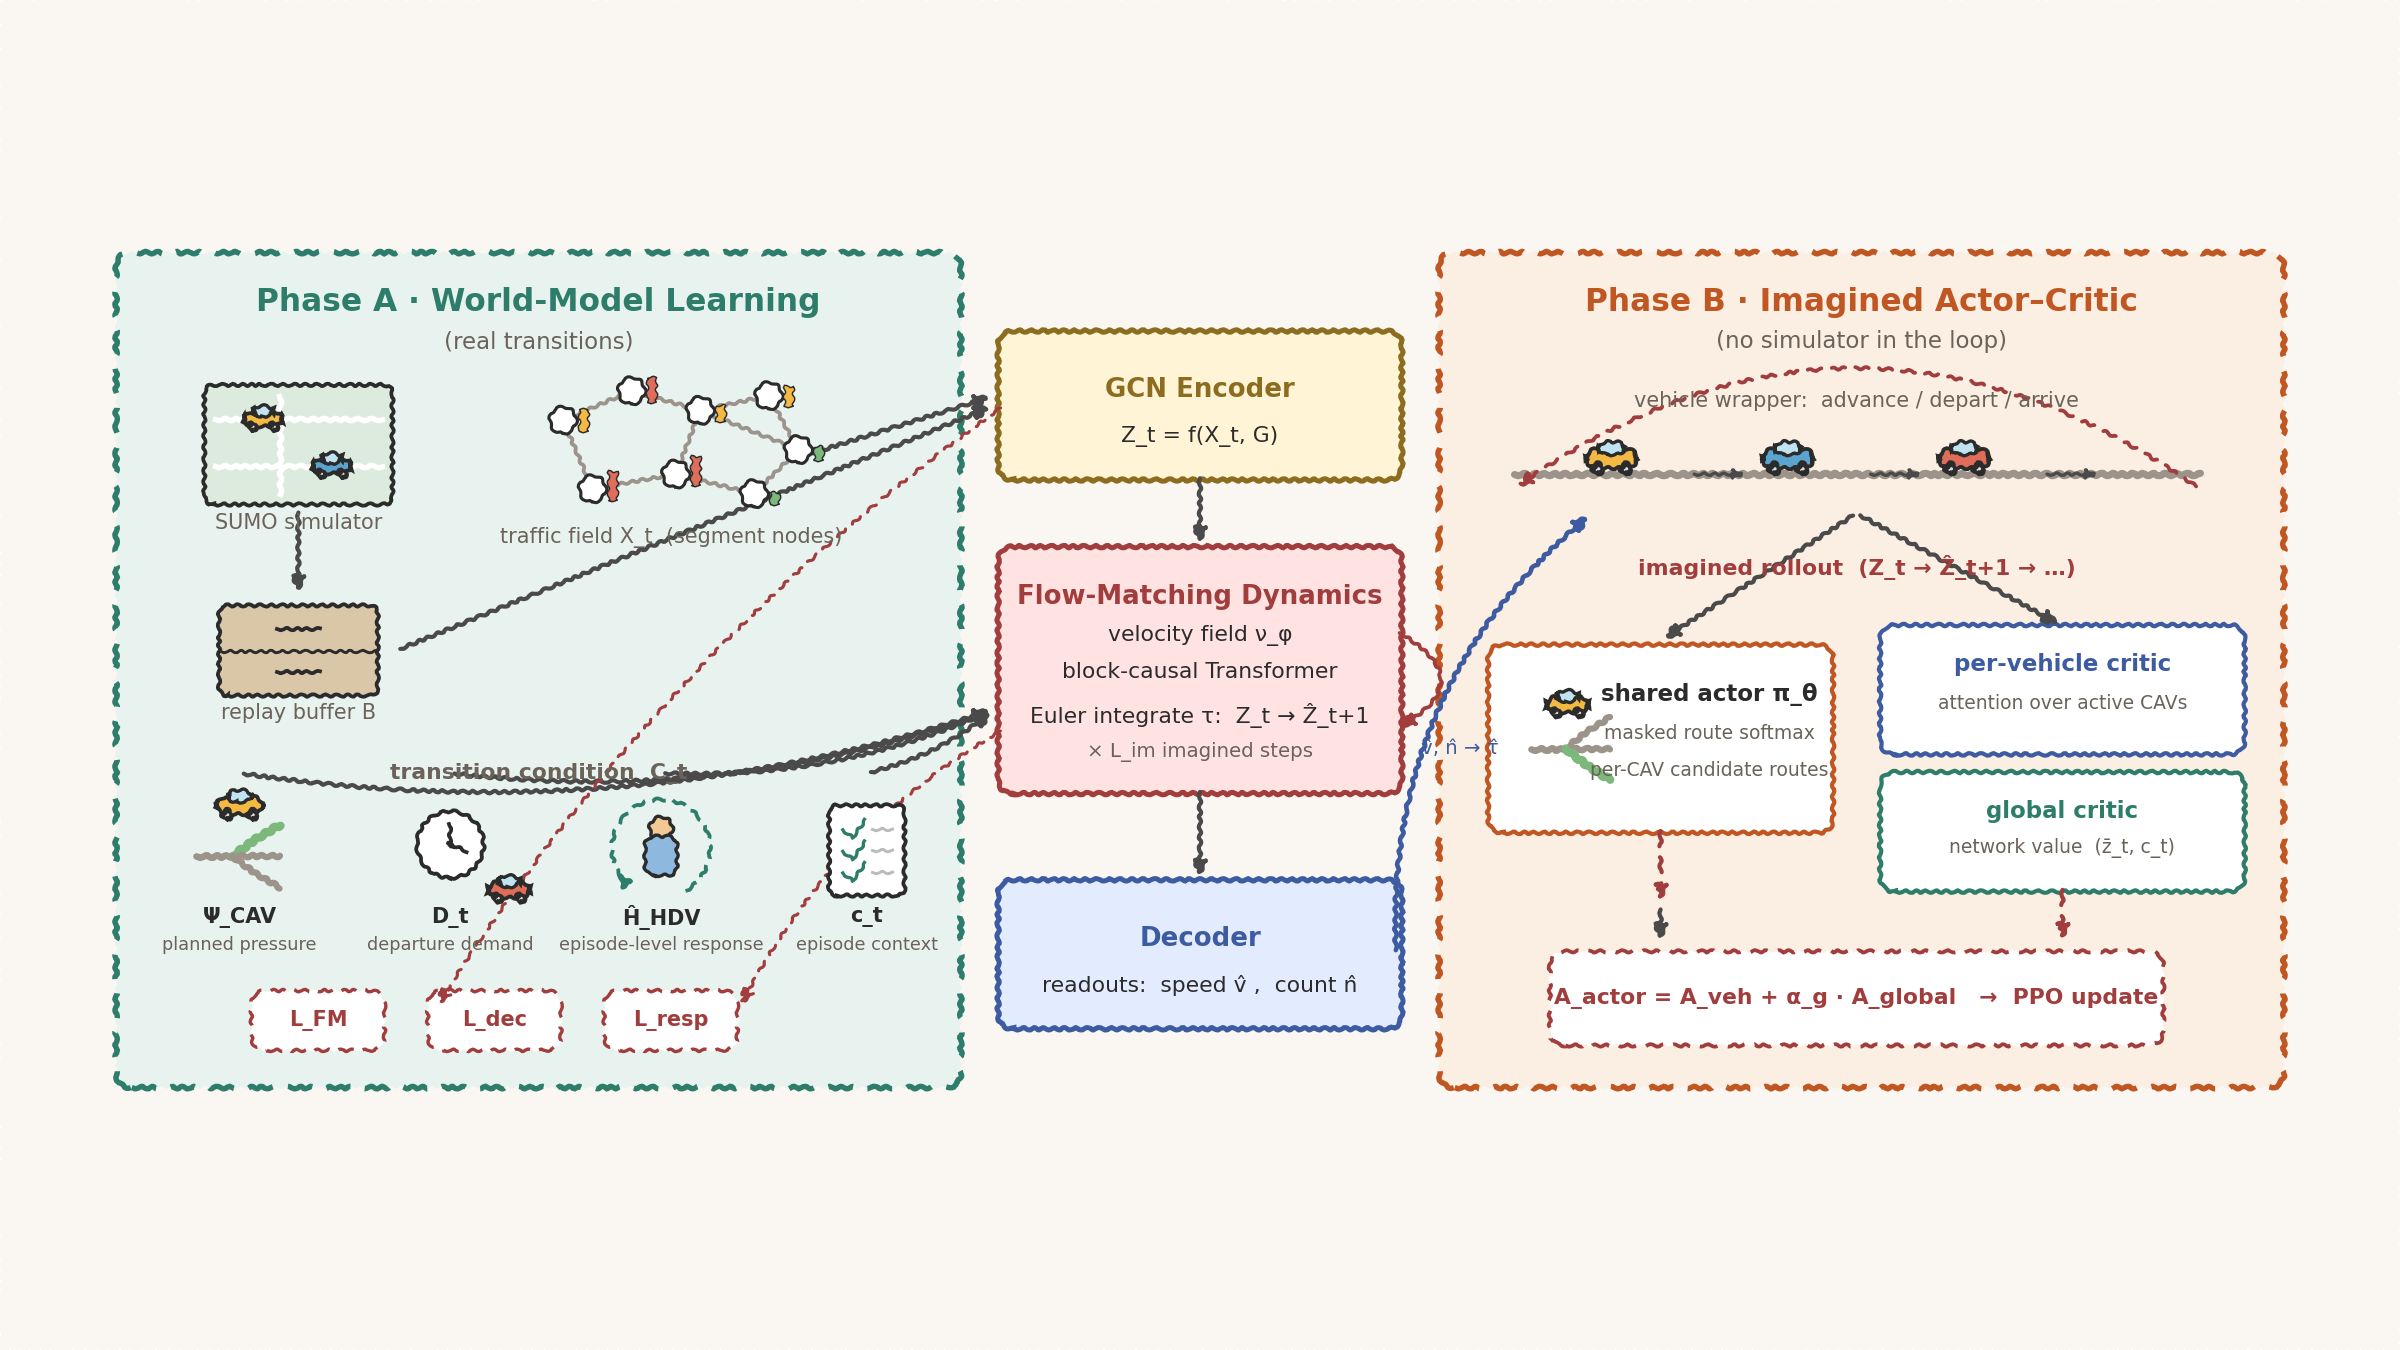

Write the Python code that produced this figure.
"""UrbanDreamer main architecture figure — hand-sketched draft.

Canvas 2400x1350 px @ dpi 150. Two independent dashed phase containers
bridged by three stacked modules. Style: xkcd wobble + clip-art stickers.
"""
import matplotlib
matplotlib.use("Agg")
import matplotlib.pyplot as plt
from matplotlib.patches import FancyBboxPatch, Circle, Rectangle, FancyArrowPatch, Arc
import numpy as np

# ---------- palette ----------
BG       = "#FAF7F2"
INK      = "#2B2B2B"
CAPTION  = "#6B6259"
TEAL     = "#2E7D6B"; TEAL_BG   = "#E8F3F0"
ORANGE   = "#C05621"; ORANGE_BG = "#FBEEE3"
ENC_BG   = "#FFF4D6"; ENC_BD    = "#8C6D1F"
DYN_BG   = "#FFE3E3"; DYN_BD    = "#A13D3D"
DEC_BG   = "#E3ECFF"; DEC_BD    = "#3D5BA1"
ARROW    = "#4A4A4A"
UPDATE   = "#A13D3D"
STICKER  = {"car": "#F4B942", "car2": "#5BA4CF", "car3": "#E06C5A",
            "road": "#9C948A", "node": "#FFFFFF", "hl": "#7CB87C"}

plt.rcParams["path.sketch"] = (1.2, 12, 2)   # scale, length, randomness
plt.rcParams["font.family"] = "DejaVu Sans"

fig, ax = plt.subplots(figsize=(16, 9), dpi=150)
fig.patch.set_facecolor(BG)
ax.set_facecolor(BG)
ax.set_xlim(0, 240); ax.set_ylim(0, 135)
ax.axis("off")

# ---------- helpers ----------
def rbox(x, y, w, h, fc, ec, dashed=False, lw=2.2, pad=0.6):
    b = FancyBboxPatch((x, y), w, h,
                       boxstyle=f"round,pad={pad},rounding_size=1.6",
                       fc=fc, ec=ec, lw=lw,
                       linestyle=(0, (5, 3)) if dashed else "solid",
                       zorder=2)
    ax.add_patch(b)
    return b

def text(x, y, s, size=10, bold=False, color=INK, ha="center", va="center", z=6):
    ax.text(x, y, s, fontsize=size, color=color, ha=ha, va=va, zorder=z,
            fontweight="bold" if bold else "normal", linespacing=1.25)

def arrow(p1, p2, color=ARROW, dashed=False, lw=2.0, style="-|>", rad=0.0, z=4, ms=14):
    a = FancyArrowPatch(p1, p2, arrowstyle=style, mutation_scale=ms,
                        color=color, lw=lw, zorder=z,
                        linestyle=(0, (4, 3)) if dashed else "solid",
                        connectionstyle=f"arc3,rad={rad}")
    ax.add_patch(a)
    return a

# ---------- clip-art stickers ----------
def car(x, y, s=1.0, color="#F4B942", z=5):
    """cartoon car, ~ (9s x 4.5s) centered at (x,y)"""
    ax.add_patch(FancyBboxPatch((x-4.5*s, y-1.6*s), 9*s, 3.2*s,
                 boxstyle="round,pad=0.1,rounding_size=1.2",
                 fc=color, ec=INK, lw=1.8, zorder=z))
    ax.add_patch(FancyBboxPatch((x-2.2*s, y+0.9*s), 4.4*s, 2.0*s,
                 boxstyle="round,pad=0.1,rounding_size=0.9",
                 fc="#BFE3F0", ec=INK, lw=1.6, zorder=z))
    for dx in (-2.6, 2.6):
        ax.add_patch(Circle((x+dx*s, y-1.9*s), 1.15*s, fc=INK, ec=INK, zorder=z+1))
        ax.add_patch(Circle((x+dx*s, y-1.9*s), 0.45*s, fc="#DDDDDD", ec=INK, lw=0.8, zorder=z+2))

def clock(x, y, r=3.2, z=5):
    ax.add_patch(Circle((x, y), r, fc="#FFFFFF", ec=INK, lw=1.8, zorder=z))
    ax.plot([x, x], [y, y+r*0.62], color=INK, lw=1.8, zorder=z+1)
    ax.plot([x, x+r*0.5], [y, y-0.2*r], color=INK, lw=1.8, zorder=z+1)
    ax.add_patch(Circle((x, y), 0.35, fc=INK, zorder=z+2))

def checklist(x, y, w=7.5, h=8.5, z=5):
    ax.add_patch(FancyBboxPatch((x-w/2, y-h/2), w, h,
                 boxstyle="round,pad=0.1,rounding_size=0.8",
                 fc="#FFFFFF", ec=INK, lw=1.8, zorder=z))
    for i, yy in enumerate((y+2.4, y+0.2, y-2.0)):
        ax.plot([x-w/2+1.3, x-w/2+2.3], [yy-0.3, yy-1.1], color=TEAL, lw=1.6, zorder=z+1)
        ax.plot([x-w/2+2.3, x-w/2+3.6], [yy-1.1, yy+0.7], color=TEAL, lw=1.6, zorder=z+1)
        ax.plot([x-w/2+4.3, x+w/2-1.2], [yy-0.2, yy-0.2], color="#BBBBBB", lw=1.4, zorder=z+1)

def person(x, y, s=1.0, color="#8FB8DE", z=5):
    ax.add_patch(Circle((x, y+2.6*s), 1.3*s, fc="#F2C894", ec=INK, lw=1.6, zorder=z))
    ax.add_patch(FancyBboxPatch((x-1.7*s, y-2.6*s), 3.4*s, 4.2*s,
                 boxstyle="round,pad=0.1,rounding_size=1.0",
                 fc=color, ec=INK, lw=1.6, zorder=z))

def circular_arrow(x, y, r=4.6, color=TEAL, z=4):
    ax.add_patch(Arc((x, y), 2*r, 2*r, theta1=300, theta2=220,
                     color=color, lw=1.8, zorder=z, linestyle=(0, (4, 2))))
    ax.add_patch(FancyArrowPatch((x+r*np.cos(np.deg2rad(220)), y+r*np.sin(np.deg2rad(220))),
                                 (x+r*np.cos(np.deg2rad(205)), y+r*np.sin(np.deg2rad(205))),
                                 arrowstyle="-|>", mutation_scale=12, color=color, lw=1.8, zorder=z))

def fork_road(x, y, s=1.0, hl=1, z=5):
    """one road splitting into three; hl = which branch highlighted (0,1,2)"""
    ax.plot([x-6*s, x-1*s], [y, y], color=STICKER["road"], lw=3.2, zorder=z, solid_capstyle="round")
    for i, dy in enumerate((3.2, 0.0, -3.2)):
        c = STICKER["hl"] if i == hl else STICKER["road"]
        w = 4.0 if i == hl else 3.0
        xs = [x-1*s, x+2.2*s, x+5.5*s]
        ys = [y, y+dy*0.55, y+dy]
        ax.plot(xs, ys, color=c, lw=w, zorder=z+1, solid_capstyle="round")

def city_map(x, y, w=16, h=11, z=5):
    ax.add_patch(FancyBboxPatch((x-w/2, y-h/2), w, h,
                 boxstyle="round,pad=0.1,rounding_size=1.0",
                 fc="#DCEBDD", ec=INK, lw=1.8, zorder=z))
    for f in (-0.18, 0.22):
        ax.plot([x-w/2+1, x+w/2-1], [y+f*h, y+f*h], color="#FFFFFF", lw=2.6, zorder=z+1)
    ax.plot([x-0.1*w, x-0.1*w], [y-h/2+1, y+h/2-1], color="#FFFFFF", lw=2.6, zorder=z+1)
    car(x-3.6, y+0.22*h, s=0.42, color=STICKER["car"], z=z+2)
    car(x+3.4, y-0.18*h, s=0.42, color=STICKER["car2"], z=z+2)

def drawer(x, y, w=15, h=9, z=5):
    ax.add_patch(FancyBboxPatch((x-w/2, y-h/2), w, h,
                 boxstyle="round,pad=0.1,rounding_size=0.9",
                 fc="#D9C7A7", ec=INK, lw=1.8, zorder=z))
    ax.plot([x-w/2, x+w/2], [y, y], color=INK, lw=1.4, zorder=z+1)
    for yy in (y+2.2, y-2.2):
        ax.plot([x-2.2, x+2.2], [yy, yy], color=INK, lw=1.8, zorder=z+1)

def road_graph(x, y, z=5):
    """small segment-node graph with speed bars"""
    pts = [(x-11, y+3.5), (x-4, y+6.5), (x+3, y+4.5), (x+10, y+6.0),
           (x-8, y-3.5), (x+0.5, y-2.0), (x+8.5, y-4.0), (x+13, y+0.5)]
    edges = [(0,1),(1,2),(2,3),(0,4),(4,5),(5,2),(5,6),(6,7),(3,7),(2,7)]
    for a, b in edges:
        ax.plot([pts[a][0], pts[b][0]], [pts[a][1], pts[b][1]],
                color=STICKER["road"], lw=1.8, zorder=z)
    rng = np.random.RandomState(3)
    for i, (px, py) in enumerate(pts):
        ax.add_patch(Circle((px, py), 1.35, fc=STICKER["node"], ec=INK, lw=1.5, zorder=z+2))
        hbar = rng.uniform(1.0, 3.2)
        cbar = "#E06C5A" if hbar > 2.4 else ("#F4B942" if hbar > 1.6 else "#7CB87C")
        ax.add_patch(Rectangle((px+1.6, py-1.1), 0.9, hbar, fc=cbar, ec=INK, lw=0.7, zorder=z+2))

# =====================================================================
# LAYER 1+2: containers & bridge
# =====================================================================
# left phase container
rbox(10, 26, 85, 84, TEAL_BG, TEAL, dashed=True, lw=2.6)
text(52.5, 105.5, "Phase A · World-Model Learning", size=15, bold=True, color=TEAL)
text(52.5, 101.5, "(real transitions)", size=11, color=CAPTION)

# right phase container
rbox(145, 26, 85, 84, ORANGE_BG, ORANGE, dashed=True, lw=2.6)
text(187.5, 105.5, "Phase B · Imagined Actor–Critic", size=15, bold=True, color=ORANGE)
text(187.5, 101.5, "(no simulator in the loop)", size=11, color=CAPTION)

# bridge modules
rbox(100, 88, 40, 14, ENC_BG, ENC_BD, lw=2.4)
text(120, 96.6, "GCN Encoder", size=12.5, bold=True, color=ENC_BD)
text(120, 91.8, "Z_t = f(X_t, G)", size=10.5)

rbox(100, 56, 40, 24, DYN_BG, DYN_BD, lw=2.4)
text(120, 75.5, "Flow-Matching Dynamics", size=12.5, bold=True, color=DYN_BD)
text(120, 71.5, "velocity field ν_φ", size=10.5)
text(120, 67.8, "block-causal Transformer", size=10.5)
text(120, 63.4, "Euler integrate τ:  Z_t → Ẑ_t+1", size=10.5)
text(120, 59.6, "× L_im imagined steps", size=9.5, color=CAPTION)

rbox(100, 32, 40, 14, DEC_BG, DEC_BD, lw=2.4)
text(120, 40.6, "Decoder", size=12.5, bold=True, color=DEC_BD)
text(120, 35.8, "readouts:  speed v̂ ,  count n̂", size=10.5)

# bridge vertical arrows
arrow((120, 88), (120, 80.5))
arrow((120, 56), (120, 46.5))
# multi-step self loop on dynamics
arrow((140, 72), (140, 62), rad=-0.9, color=DYN_BD, lw=1.8)

# =====================================================================
# LEFT container content
# =====================================================================
city_map(28, 91, w=19, h=12)
text(28, 83.0, "SUMO simulator", size=10, color=CAPTION)

drawer(28, 70, w=16, h=9)
text(28, 63.6, "replay buffer B", size=10, color=CAPTION)
arrow((28, 84.5), (28, 75.5))

road_graph(66, 90)
text(66, 81.5, "traffic field X_t  (segment nodes)", size=10, color=CAPTION)

# --- four condition stickers ---
cy = 49
text(52.5, 57.5, "transition condition  C_t", size=10.5, bold=True, color=CAPTION)
# 1: Psi_CAV
fork_road(22, cy, s=0.75, hl=0)
car(22, cy+5.2, s=0.5, color=STICKER["car"])
text(22, cy-6.2, "Ψ_CAV", size=10, bold=True)
text(22, cy-9.0, "planned pressure", size=8.5, color=CAPTION)
# 2: demand clock
clock(43.5, cy+1.2, r=3.4)
car(49.5, cy-3.4, s=0.45, color=STICKER["car3"])
text(43.5, cy-6.2, "D_t", size=10, bold=True)
text(43.5, cy-9.0, "departure demand", size=8.5, color=CAPTION)
# 3: HDV response
person(65, cy+0.5, s=0.9)
circular_arrow(65, cy+0.8, r=5.0)
text(65, cy-6.2, "Ĥ_HDV", size=10, bold=True)
text(65, cy-9.0, "episode-level response", size=8.5, color=CAPTION)
# 4: context checklist
checklist(86, cy+0.6, w=7.5, h=9)
text(86, cy-6.2, "c_t", size=10, bold=True)
text(86, cy-9.0, "episode context", size=8.5, color=CAPTION)

# loss tags
for xx, lab in ((30, "L_FM"), (48, "L_dec"), (66, "L_resp")):
    rbox(xx-6.5, 29.5, 13, 5.5, "#FFFFFF", UPDATE, dashed=True, lw=1.6, pad=0.3)
    text(xx, 32.2, lab, size=10, bold=True, color=UPDATE)

# left -> bridge arrows
arrow((38, 70), (99, 95))          # replay -> encoder
arrow((80, 90), (99, 96))          # graph -> encoder
for sx in (22, 43.5, 65, 86):      # conditions -> dynamics
    arrow((sx, cy+8.5), (99, 64), rad=0.12)

# =====================================================================
# RIGHT container content
# =====================================================================
# imagination rollout lane
lane_y = 88
ax.plot([152, 222], [lane_y, lane_y], color=STICKER["road"], lw=3.4, zorder=3,
        solid_capstyle="round")
for xx, cc in ((162, STICKER["car"]), (180, STICKER["car2"]), (198, STICKER["car3"])):
    car(xx, lane_y+1.6, s=0.55, color=cc)
for xx in (170, 188, 206):
    arrow((xx, lane_y), (xx+6, lane_y), lw=1.6, ms=10)
# loop-back arrow (multi-step imagination)
arrow((222, lane_y-1.5), (152, lane_y-1.5), rad=0.35, color=DYN_BD, lw=1.8, dashed=True)
text(187, 95.5, "vehicle wrapper:  advance / depart / arrive", size=10, color=CAPTION)
text(187, 78.5, "imagined rollout  (Z_t → Ẑ_t+1 → …)", size=10.5, bold=True, color=DYN_BD)

# actor sticker
rbox(150, 52, 34, 18, "#FFFFFF", ORANGE, lw=2.0)
fork_road(158, 60, s=0.7, hl=2)
car(157.5, 64.5, s=0.45, color=STICKER["car"])
text(172, 65.5, "shared actor π_θ", size=11, bold=True)
text(172, 61.5, "masked route softmax", size=9, color=CAPTION)
text(172, 57.8, "per-CAV candidate routes", size=9, color=CAPTION)

# critics
rbox(190, 60, 36, 12, "#FFFFFF", DEC_BD, lw=2.0)
text(208, 68.6, "per-vehicle critic", size=11, bold=True, color=DEC_BD)
text(208, 64.6, "attention over active CAVs", size=9, color=CAPTION)
rbox(190, 46, 36, 11, "#FFFFFF", TEAL, lw=2.0)
text(208, 53.6, "global critic", size=11, bold=True, color=TEAL)
text(208, 49.8, "network value  (z̄_t, c_t)", size=9, color=CAPTION)

# advantage tag
rbox(156, 30, 62, 9, "#FFFFFF", UPDATE, dashed=True, lw=1.8, pad=0.3)
text(187, 34.5, "A_actor = A_veh + α_g · A_global   →  PPO update", size=10.5,
     bold=True, color=UPDATE)

# right-side wiring
arrow((167, 52), (167, 44), color=UPDATE, dashed=True)          # actor <- adv
arrow((167, 44), (167, 40))
arrow((208, 46), (208, 40), color=UPDATE, dashed=True)          # critics -> adv
arrow((187, 84), (167, 71))                                      # lane -> actor
arrow((187, 84), (208, 72.5))                                    # lane -> critic

# bridge -> right container
arrow((140, 39), (160, 84), rad=-0.25, color=DEC_BD, lw=2.2)
text(146.5, 60, "v̂, n̂ → τ̂", size=9.5, color=DEC_BD)

# losses dashed arrows from bridge to loss tags (update flow)
arrow((100, 62), (73, 33.5), color=UPDATE, dashed=True, lw=1.5, rad=0.15)
arrow((100, 95), (42, 33.5), color=UPDATE, dashed=True, lw=1.5, rad=0.1)

plt.subplots_adjust(left=0.01, right=0.99, top=0.99, bottom=0.01)
out = "figure/main_figure_draft.png"
plt.savefig(out, facecolor=BG)
print("saved", out)
